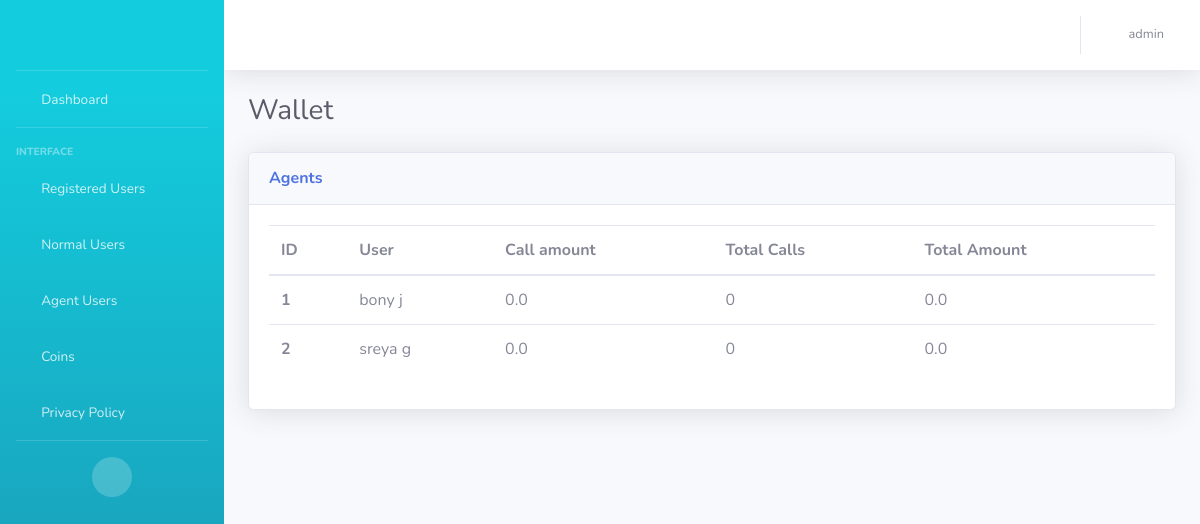
Screenshot of /wallet_agent_user (signed in) with the database file from the repository.
### koodeapp/models.py (models this page shows, shortened)
class WalletModel(models.Model):
    wallet_id = models.AutoField(primary_key=True)
    user = models.ForeignKey(CustomerModel, on_delete=models.CASCADE)
    wallet_coins = models.IntegerField(default=300, null=True)
    call_amount = models.FloatField(default=0.0)
    total_minutes = models.IntegerField(default=0)
    total_amount = models.FloatField(default=0.0)

class CustomerModel(models.Model):
    NORMAL_USER = 'Normal User'
    AGENT_USER = 'Agent User'
    USER_STATUS_CHOICES = [
        (NORMAL_USER, 'Normal User'),
        (AGENT_USER, 'Agent User'),
    ]
    MALE = 'Male'
    FEMALE = 'Female'
    GENDER_CHOICES = [
        (MALE, 'Male'),
        (FEMALE, 'Female')
    ]
    BOTH = 'Both'
    MALAYALAM = 'Malayalam'
    TAMIL = 'Tamil'
    LANGUAGE_CHOICES = [
        (BOTH, 'Both'),
        (MALAYALAM, 'Malayalam'),
        (TAMIL, 'Tamil'),
    ]
    customer_id = models.AutoField(primary_key=True)
    customer_first_name = models.CharField(max_length=100, default="guest")
    customer_last_name = models.CharField(max_length=100, blank=True, null=True)
    customer_email = models.EmailField(default="example@example.com")
    customer_phone_number = models.CharField(
        max_length=10,  # Ensure max length of 10
        unique=True,  # Enforce uniqueness
        validators=[validate_phone_number]  # Custom validation for exactly 10 digits
    )
    customer_password = models.CharField(max_length=100, default='unknown')
    rating = models.IntegerField(default=0)
    terms_conditions = models.BooleanField(default=False)
    is_online = models.BooleanField(default=False)
    is_existing = models.BooleanField(default=False)
    adhaar_no = models.CharField(max_length=50, default="unknown")
    gender = models.CharField(
        max_length=20,
        choices=GENDER_CHOICES,
        null=True
    )
    status = models.CharField(
        max_length=20,
        choices=USER_STATUS_CHOICES,
        default=NORMAL_USER,
    )
    languages = models.CharField(
        max_length=20,
        choices=LANGUAGE_CHOICES,
        default=BOTH,
    )
    @property
    def rating(self):
        rating = RatingModel.objects.filter(agent=self).aggregate(Avg('ratings')).get('ratings__avg')
        return rating if rating is not None else 0

### koodeapp/views.py (the view)
# urls.py: path('wallet_agent_user', views.wallet_agentuser, name='wallet_agent_users'),  # wallet page for agent user
def wallet_agentuser(request):
    username = request.session.get('user', None)
    if username is None:
        return redirect('/login')
    wallets = WalletModel.objects.filter(user__status='Agent User')
    return render(request, 'agentuser_wallet.html', {'wallets': wallets, 'username': username})

### templates/agentuser_wallet.html (shortened to what this page needs)
{% extends 'base.html' %}
{% block content %}
    <div class="container-fluid">
        <div class="d-sm-flex align-items-center justify-content-between mb-4">
            <h1 class="h3 mb-0 text-gray-800">Wallet</h1>
        </div>
        <div class="row">
            <div class="col">
                <div class="card shadow mb-4">
                    <div
                        class="card-header py-3 d-flex flex-row align-items-center justify-content-between">
                        <h6 class="m-0 font-weight-bold text-primary">Agents</h6>
                        <div class="dropdown no-arrow">
                            <a class="dropdown-toggle" href="#" role="button" id="dropdownMenuLink"
                                data-toggle="dropdown" aria-haspopup="true" aria-expanded="false">
                                <i class="fas fa-ellipsis-v fa-sm fa-fw text-gray-400"></i>
                            </a>
                        </div>
                    </div>
                    <div class="card-body">
                        <div class="table-responsive">
                            <table class="table table-hover all-users">
                              <thead>
                                <tr>
                                  <th scope="col">ID</th>
                                  <th scope="col">User</th>
                                  <th scope="col">Call amount</th>
                                  <th scope="col">Total Calls</th>
                                  <th scope="col">Total Amount</th>
                                </tr>
                              </thead>
                              <tbody>
                              {% for wallet in wallets %}
                                <tr>
                                    <th scope="row">{{ forloop.counter }}</th>
                                    <td>{{wallet.user.customer_first_name}} {{wallet.user.customer_last_name}}</td>
                                    <td>{{wallet.call_amount}}</td>
                                    <td>{{wallet.total_minutes}}</td>
                                    <td>{{wallet.total_amount}}</td>
                                </tr>
                              {% endfor %}
                              </tbody>
                            </table>
                        </div>
                    </div>
                </div>
            </div>
        </div>
    </div>
{% endblock %}

### rows the page displays
WalletModel: user.customer_first_name "bony", user.customer_last_name "j", call_amount "0.0", total_minutes "0", total_amount "0.0"
WalletModel: user.customer_first_name "sreya", user.customer_last_name "g", call_amount "0.0", total_minutes "0", total_amount "0.0"

### other values shown
{{ username }} "admin"
